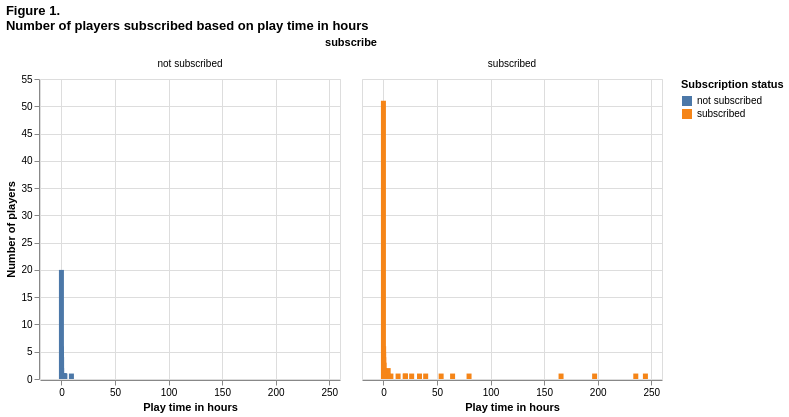

The notebook cell this image was saved under:
### Code cell
players_plot = alt.Chart(players_data_tidy).mark_bar().encode(
    x=alt.X("played_hours").title("Play time in hours"),
    y=alt.Y("count()").title("Number of players"),
    color = alt.Color("subscribe").title("Subscription status"),
).facet(
    "subscribe:N",
    columns = 2,
    title = ("Figure 1.", "Number of players subscribed based on play time in hours")
)

players_plot

### Figure 1 — Vega specification as saved in the notebook (floating-point values rounded to 4 significant figures)
{"$schema": "https://vega.github.io/schema/vega/v5.json", "data": [{"name": "source_0", "values": [{"played_hours": 33.65, "subscribe": "subscribed", "__count": 1, "__count_end": 1.0, "__count_start": 0.0}, {"played_hours": 4.25, "subscribe": "subscribed", "__count": 1, "__count_end": 1.0, "__count_start": 0.0}, {"played_hours": 0.08333, "subscribe": "not subscribed", "__count": 6, "__count_end": 6.0, "__count_start": 0.0}, {"played_hours": 0.8333, "subscribe": "subscribed", "__count": 2, "__count_end": 2.0, "__count_start": 0.0}, {"played_hours": 0.15, "subscribe": "subscribed", "__count": 5, "__count_end": 5.0, "__count_start": 0.0}, {"played_hours": 0.0, "subscribe": "subscribed", "__count": 51, "__count_end": 51.0, "__count_start": 0.0}, {"played_hours": 0.2167, "subscribe": "subscribed", "__count": 4, "__count_end": 4.0, "__count_start": 0.0}, {"played_hours": 1.917, "subscribe": "subscribed", "__count": 1, "__count_end": 1.0, "__count_start": 0.0}, {"played_hours": 1.683, "subscribe": "subscribed", "__count": 1, "__count_end": 1.0, "__count_start": 0.0}, {"played_hours": 0.2, "subscribe": "subscribed", "__count": 1, "__count_end": 1.0, "__count_start": 0.0}, {"played_hours": 0.0, "subscribe": "not subscribed", "__count": 20, "__count_end": 20.0, "__count_start": 0.0}, {"played_hours": 53.87, "subscribe": "subscribed", "__count": 1, "__count_end": 1.0, "__count_start": 0.0}, {"played_hours": 0.7167, "subscribe": "subscribed", "__count": 1, "__count_end": 1.0, "__count_start": 0.0}, {"played_hours": 0.7667, "subscribe": "subscribed", "__count": 1, "__count_end": 1.0, "__count_start": 0.0}, {"played_hours": 0.4167, "subscribe": "subscribed", "__count": 1, "__count_end": 1.0, "__count_start": 0.0}, {"played_hours": 0.2, "subscribe": "not subscribed", "__count": 1, "__count_end": 1.0, "__count_start": 0.0}, {"played_hours": 1.233, "subscribe": "subscribed", "__count": 1, "__count_end": 1.0, "__count_start": 0.0}, {"played_hours": 0.7167, "subscribe": "subscribed", "__count": 1, "__count_end": 1.0, "__count_start": 0.0}, {"played_hours": 2.017, "subscribe": "subscribed", "__count": 1, "__count_end": 1.0, "__count_start": 0.0}, {"played_hours": 0.1667, "subscribe": "not subscribed", "__count": 4, "__count_end": 4.0, "__count_start": 0.0}, {"played_hours": 0.1333, "subscribe": "subscribed", "__count": 3, "__count_end": 3.0, "__count_start": 0.0}, {"played_hours": 0.7667, "subscribe": "subscribed", "__count": 1, "__count_end": 1.0, "__count_start": 0.0}, {"played_hours": 0.55, "subscribe": "subscribed", "__count": 3, "__count_end": 3.0, "__count_start": 0.0}, {"played_hours": 1.967, "subscribe": "not subscribed", "__count": 1, "__count_end": 1.0, "__count_start": 0.0}, {"played_hours": 1.0, "subscribe": "subscribed", "__count": 1, "__count_end": 1.0, "__count_start": 0.0}, {"played_hours": 6.967, "subscribe": "subscribed", "__count": 1, "__count_end": 1.0, "__count_start": 0.0}, {"played_hours": 0.1833, "subscribe": "subscribed", "__count": 6, "__count_end": 6.0, "__count_start": 0.0}, {"played_hours": 0.4, "subscribe": "subscribed", "__count": 1, "__count_end": 1.0, "__count_start": 0.0}, {"played_hours": 2.45, "subscribe": "subscribed", "__count": 1, "__count_end": 1.0, "__count_start": 0.0}, {"played_hours": 0.1667, "subscribe": "subscribed", "__count": 2, "__count_end": 2.0, "__count_start": 0.0}, {"played_hours": 13.68, "subscribe": "subscribed", "__count": 1, "__count_end": 1.0, "__count_start": 0.0}, {"played_hours": 0.5833, "subscribe": "subscribed", "__count": 1, "__count_end": 1.0, "__count_start": 0.0}, {"played_hours": 0.6833, "subscribe": "subscribed", "__count": 2, "__count_end": 2.0, "__count_start": 0.0}, {"played_hours": 235.5, "subscribe": "subscribed", "__count": 1, "__count_end": 1.0, "__count_start": 0.0}, {"played_hours": 0.95, "subscribe": "not subscribed", "__count": 1, "__count_end": 1.0, "__count_start": 0.0}, {"played_hours": 0.2667, "subscribe": "subscribed", "__count": 2, "__count_end": 2.0, "__count_start": 0.0}, {"played_hours": 3.217, "subscribe": "subscribed", "__count": 1, "__count_end": 1.0, "__count_start": 0.0}, {"played_hours": 4.433, "subscribe": "subscribed", "__count": 2, "__count_end": 2.0, "__count_start": 0.0}, {"played_hours": 0.35, "subscribe": "subscribed", "__count": 1, "__count_end": 1.0, "__count_start": 0.0}, {"played_hours": 1.767, "subscribe": "subscribed", "__count": 1, "__count_end": 1.0, "__count_start": 0.0}, {"played_hours": 1.167, "subscribe": "subscribed", "__count": 2, "__count_end": 2.0, "__count_start": 0.0}, {"played_hours": 0.1167, "subscribe": "subscribed", "__count": 4, "__count_end": 4.0, "__count_start": 0.0}, {"played_hours": 0.25, "subscribe": "not subscribed", "__count": 1, "__count_end": 1.0, "__count_start": 0.0}, {"played_hours": 20.28, "subscribe": "subscribed", "__count": 1, "__count_end": 1.0, "__count_start": 0.0}, {"played_hours": 0.3333, "subscribe": "subscribed", "__count": 1, "__count_end": 1.0, "__count_start": 0.0}, {"played_hours": 64.55, "subscribe": "subscribed", "__count": 1, "__count_end": 1.0, "__count_start": 0.0}, {"played_hours": 244.5, "subscribe": "subscribed", "__count": 1, "__count_end": 1.0, "__count_start": 0.0}, {"played_hours": 0.6167, "subscribe": "subscribed", "__count": 1, "__count_end": 1.0, "__count_start": 0.0}, {"played_hours": 3.467, "subscribe": "subscribed", "__count": 1, "__count_end": 1.0, "__count_start": 0.0}, {"played_hours": 0.1, "subscribe": "subscribed", "__count": 2, "__count_end": 2.0, "__count_start": 0.0}, {"played_hours": 1.133, "subscribe": "subscribed", "__count": 1, "__count_end": 1.0, "__count_start": 0.0}, {"played_hours": 0.3, "subscribe": "not subscribed", "__count": 1, "__count_end": 1.0, "__count_start": 0.0}, {"played_hours": 165.8, "subscribe": "subscribed", "__count": 1, "__count_end": 1.0, "__count_start": 0.0}, {"played_hours": 1.333, "subscribe": "subscribed", "__count": 1, "__count_end": 1.0, "__count_start": 0.0}, {"played_hours": 0.2333, "subscribe": "subscribed", "__count": 2, "__count_end": 2.0, "__count_start": 0.0}, {"played_hours": 0.8833, "subscribe": "subscribed", "__count": 1, "__count_end": 1.0, "__count_start": 0.0}, {"played_hours": 0.2333, "subscribe": "not subscribed", "__count": 1, "__count_end": 1.0, "__count_start": 0.0}, {"played_hours": 0.5667, "subscribe": "subscribed", "__count": 1, "__count_end": 1.0, "__count_start": 0.0}, {"played_hours": 2.8, "subscribe": "subscribed", "__count": 1, "__count_end": 1.0, "__count_start": 0.0}, {"played_hours": 3.067, "subscribe": "not subscribed", "__count": 1, "__count_end": 1.0, "__count_start": 0.0}, {"played_hours": 0.4333, "subscribe": "subscribed", "__count": 1, "__count_end": 1.0, "__count_start": 0.0}, {"played_hours": 0.1833, "subscribe": "not subscribed", "__count": 2, "__count_end": 2.0, "__count_start": 0.0}, {"played_hours": 9.333, "subscribe": "not subscribed", "__count": 1, "__count_end": 1.0, "__count_start": 0.0}, {"played_hours": 0.08333, "subscribe": "subscribed", "__count": 3, "__count_end": 3.0, "__count_start": 0.0}, {"played_hours": 20.58, "subscribe": "subscribed", "__count": 1, "__count_end": 1.0, "__count_start": 0.0}, {"played_hours": 0.8167, "subscribe": "subscribed", "__count": 1, "__count_end": 1.0, "__count_start": 0.0}, {"played_hours": 79.92, "subscribe": "subscribed", "__count": 1, "__count_end": 1.0, "__count_start": 0.0}, {"played_hours": 1.2, "subscribe": "subscribed", "__count": 1, "__count_end": 1.0, "__count_start": 0.0}, {"played_hours": 0.1, "subscribe": "not subscribed", "__count": 1, "__count_end": 1.0, "__count_start": 0.0}, {"played_hours": 1.1, "subscribe": "subscribed", "__count": 1, "__count_end": 1.0, "__count_start": 0.0}, {"played_hours": 26.35, "subscribe": "subscribed", "__count": 1, "__count_end": 1.0, "__count_start": 0.0}, {"played_hours": 0.1167, "subscribe": "not subscribed", "__count": 1, "__count_end": 1.0, "__count_start": 0.0}, {"played_hours": 0.3, "subscribe": "subscribed", "__count": 1, "__count_end": 1.0, "__count_start": 0.0}, {"played_hours": 1.433, "subscribe": "subscribed", "__count": 1, "__count_end": 1.0, "__count_start": 0.0}, {"played_hours": 197.1, "subscribe": "subscribed", "__count": 1, "__count_end": 1.0, "__count_start": 0.0}, {"played_hours": 0.5333, "subscribe": "subscribed", "__count": 1, "__count_end": 1.0, "__count_start": 0.0}, {"played_hours": 1.2, "subscribe": "not subscribed", "__count": 1, "__count_end": 1.0, "__count_start": 0.0}, {"played_hours": 0.9833, "subscribe": "not subscribed", "__count": 1, "__count_end": 1.0, "__count_start": 0.0}, {"played_hours": 0.5, "subscribe": "not subscribed", "__count": 1, "__count_end": 1.0, "__count_start": 0.0}, {"played_hours": 1.933, "subscribe": "not subscribed", "__count": 1, "__count_end": 1.0, "__count_start": 0.0}, {"played_hours": 2.967, "subscribe": "not subscribed", "__count": 1, "__count_end": 1.0, "__count_start": 0.0}, {"played_hours": 2.267, "subscribe": "not subscribed", "__count": 1, "__count_end": 1.0, "__count_start": 0.0}, {"played_hours": 0.9167, "subscribe": "subscribed", "__count": 1, "__count_end": 1.0, "__count_start": 0.0}, {"played_hours": 0.3167, "subscribe": "not subscribed", "__count": 1, "__count_end": 1.0, "__count_start": 0.0}, {"played_hours": 39.43, "subscribe": "subscribed", "__count": 1, "__count_end": 1.0, "__count_start": 0.0}, {"played_hours": 1.833, "subscribe": "not subscribed", "__count": 1, "__count_end": 1.0, "__count_start": 0.0}, {"played_hours": 0.35, "subscribe": "not subscribed", "__count": 1, "__count_end": 1.0, "__count_start": 0.0}, {"played_hours": 2.983, "subscribe": "not subscribed", "__count": 1, "__count_end": 1.0, "__count_start": 0.0}, {"played_hours": 0.25, "subscribe": "subscribed", "__count": 1, "__count_end": 1.0, "__count_start": 0.0}]}, {"name": "facet_domain", "values": [{"subscribe": "subscribed", "count": 65}, {"subscribe": "not subscribed", "count": 24}]}, {"name": "facet_domain_row", "values": [{"data": 0.0}]}, {"name": "facet_domain_column", "transform": [{"type": "sequence", "start": 0.0, "stop": {"signal": "min(length(data(\"facet_domain\")), 2)"}}]}, {"name": "source_0_x_domain_played_hours", "values": [{"min": 0.0, "max": 244.5}]}, {"name": "source_0_color_domain_subscribe", "values": [{"subscribe": "subscribed"}, {"subscribe": "not subscribed"}]}], "signals": [{"name": "child_width", "value": 300}, {"name": "child_height", "value": 300}], "marks": [{"type": "group", "name": "facet-title", "title": {"text": "subscribe", "style": "guide-title", "offset": 10}, "role": "column-title"}, {"type": "group", "name": "row_header", "from": {"data": "facet_domain_row"}, "encode": {"update": {"height": {"signal": "child_height"}}}, "axes": [{"scale": "y", "grid": false, "title": "Number of players", "labelOverlap": true, "orient": "left", "tickCount": {"signal": "ceil(child_height/40)"}, "zindex": 0}], "role": "row-header"}, {"type": "group", "name": "column_footer", "from": {"data": "facet_domain_column"}, "encode": {"update": {"width": {"signal": "child_width"}}}, "axes": [{"scale": "x", "labelOverlap": true, "zindex": 0, "orient": "bottom", "title": "Play time in hours", "tickCount": {"signal": "ceil(child_width/40)"}, "labelFlush": true, "grid": false}], "role": "column-footer"}, {"type": "group", "name": "cell", "from": {"facet": {"data": "source_0", "name": "facet", "groupby": ["subscribe"]}}, "sort": {"field": ["datum[\"subscribe\"]"], "order": ["ascending"]}, "encode": {"update": {"width": {"signal": "child_width"}, "height": {"signal": "child_height"}}}, "marks": [{"type": "rect", "name": "child_marks", "from": {"data": "facet"}, "encode": {"update": {"xc": {"field": "played_hours", "scale": "x"}, "fill": {"field": "subscribe", "scale": "color"}, "y2": {"field": "__count_start", "scale": "y"}, "y": {"field": "__count_end", "scale": "y"}, "width": {"value": 5}}}, "style": ["bar"]}], "axes": [{"scale": "x", "ticks": false, "zindex": 0, "labels": false, "minExtent": 0, "aria": false, "domain": false, "grid": true, "orient": "bottom", "gridScale": "y", "tickCount": {"signal": "ceil(child_width/40)"}, "maxExtent": 0}, {"scale": "y", "grid": true, "domain": false, "gridScale": "x", "minExtent": 0, "maxExtent": 0, "zindex": 0, "aria": false, "tickCount": {"signal": "ceil(child_height/40)"}, "labels": false, "ticks": false, "orient": "left"}], "title": {"text": {"signal": "isValid(parent[\"subscribe\"]) ? parent[\"subscribe\"] : \"\"+parent[\"subscribe\"]"}, "style": "guide-label", "frame": "group", "offset": 10}, "style": "cell"}], "scales": [{"name": "x", "type": "linear", "domain": [{"signal": "(data(\"source_0_x_domain_played_hours\")[0] || {}).min"}, {"signal": "(data(\"source_0_x_domain_played_hours\")[0] || {}).max"}], "range": [0, {"signal": "child_width"}], "nice": true, "zero": false, "padding": 5}, {"name": "y", "type": "linear", "domain": {"data": "source_0", "fields": ["__count_start", "__count_end"]}, "range": [{"signal": "child_height"}, 0], "zero": true, "nice": true}, {"name": "color", "type": "ordinal", "domain": {"data": "source_0_color_domain_subscribe", "field": "subscribe", "sort": true}, "range": "category"}], "title": {"text": ["Figure 1.", "Number of players subscribed based on play time in hours"], "anchor": "start"}, "legends": [{"title": "Subscription status", "fill": "color", "symbolType": "square"}], "padding": 5, "background": "white", "layout": {"padding": 20, "bounds": "full", "align": "all", "columns": 2}}
